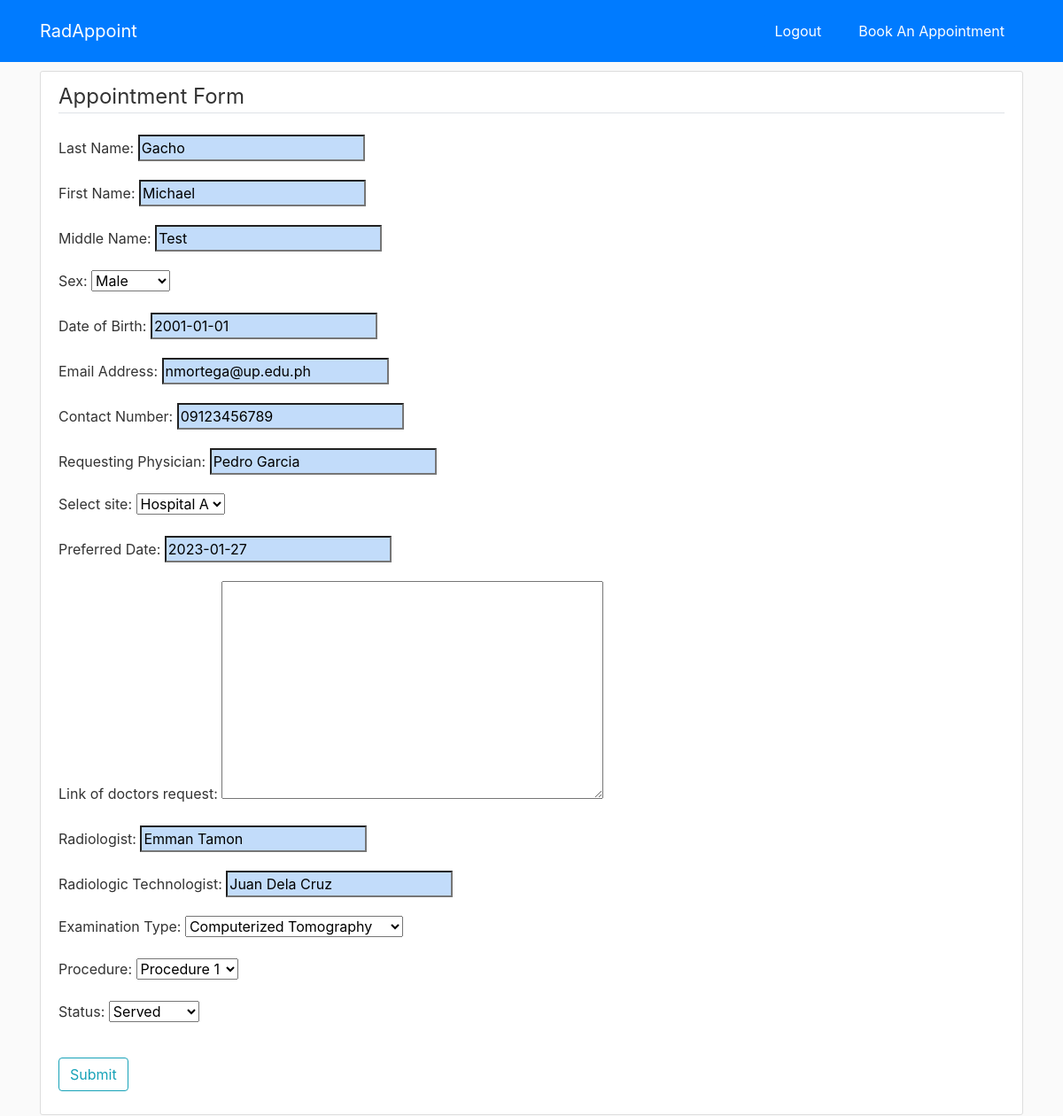
The page /booking/19/update/ (signed in) on the database its author committed.
### blog/models.py (models this page shows, shortened)
class Post(models.Model):
    last_name = models.CharField('Last Name', max_length=100, blank= True, null = True)
    first_name = models.CharField('First Name', max_length=100, blank= True, null = True)
    middle_name = models.CharField('Middle Name', max_length=100, blank= True, null = True)
    sex_choices = (
        ('Male', 'Male'),
        ('Female', 'Female'),
    )
    sex = models.CharField('Sex', max_length=100, choices = sex_choices, blank= True, null = True)
    date_of_birth = models.DateField('Date of Birth', auto_now_add = False, auto_now = False, blank = True, null = True)
    email_address = models.EmailField ('Email Address', blank= True, null = True)
    contact_number = models.CharField('Contact Number', blank= True, null = True, max_length=12)
    requesting_physician = models.CharField('Requesting Physician', max_length=100, blank= True, null = True)
    site_choices = (
        ('Hospital A', 'Hospital A'),
        ('Hospital B', 'Hospital B'),
        ('Hospital C', 'Hospital C'),
    )
    hospital_site = models.CharField('Select site', max_length=100, choices = site_choices, blank= True, null = True)
    preferred_date = models.DateField('Preferred Date', auto_now_add = False, auto_now = False, blank = True, null = True)
    exam_type_choices = (
        ('Computed Radiography', 'Computed Radiography'),
        ('Ultrasound', 'Ultrasound'),
        ('Magnetic Resonance Imaging', 'Magnetic Resonance Imaging'),
        ('Computerized Tomography', 'Computerized Tomography'),
    )
    exam_type = models.CharField('Examination Type', max_length=100, blank= True, null = True, choices = exam_type_choices)
    procedure_choices = (
        ('Procedure 1', 'Procedure 1'),
        ('Procedure 2', 'Procedure 2'),
    )
    procedure = models.CharField('Procedure', max_length=100, choices = procedure_choices, blank= True, null = True)
    doctors_request = models.TextField('Link of doctors request', default = '', blank= True, null = True)
    radiologist_name = models.CharField('Radiologist', max_length=100, blank= True, null = True)
    radtech_name = models.CharField('Radiologic Technologist', max_length=100, blank= True, null = True)
    status_choices = (
        ('Booked', 'Booked'),
        ('Confirmed', 'Confirmed'),
        ('Served', 'Served'),
    )
    status = models.CharField('Status', default='Booked', max_length=100, choices = status_choices, blank= True, null = True)

### blog/views.py (the view, shortened to what this page needs)
# urls.py: path('booking/<int:pk>/update/', PostUpdateView.as_view(), name='post-update'),
class PostUpdateView(LoginRequiredMixin, UpdateView):
    model = Post
    fields = ['last_name', 'first_name', 'middle_name', 'sex', 'date_of_birth',
    'email_address', 'contact_number', 'requesting_physician', 'hospital_site',
    'preferred_date', 'doctors_request', 'radiologist_name', 'radtech_name',
    'exam_type', 'procedure', 'status']

### blog/templates/blog/post_form.html (shortened to what this page needs)
{% extends "blog/base.html" %}
{% load crispy_forms_tags %}
{% block content %}
    <div class="content-section">
        <form method="POST">
            <fieldset class="form-group">
                <legend class="border-bottom mb-4">Appointment Form</legend>
                {{ form.as_p }}
            </fieldset>
            <div class="form-group">
                <button class="btn btn-outline-info" type="submit">Submit</button>
            </div>
        </form>
    </div>
{% endblock content %}

### blog/static/blog/main.css (style rules this page uses)
body { background: #fafafa; color: #333333; margin-top: 5rem; }
.content-section { background: #ffffff; padding: 10px 20px; border: 1px solid #dddddd; border-radius: 3px; margin-bottom: 20px; }
input[type], .site { background-color: #c2dcfa; }

### rows shown on the page
Post: last_name "Gacho", first_name "Michael", middle_name "Test", sex "Male", date_of_birth "2001-01-01", email_address "nmortega@up.edu.ph", contact_number "09123456789", requesting_physician "Pedro Garcia", hospital_site "Hospital A", preferred_date "2023-01-27", radiologist_name "Emman Tamon", radtech_name "Juan Dela Cruz", exam_type "Computerized Tomography", procedure "Procedure 1", status "Served"
